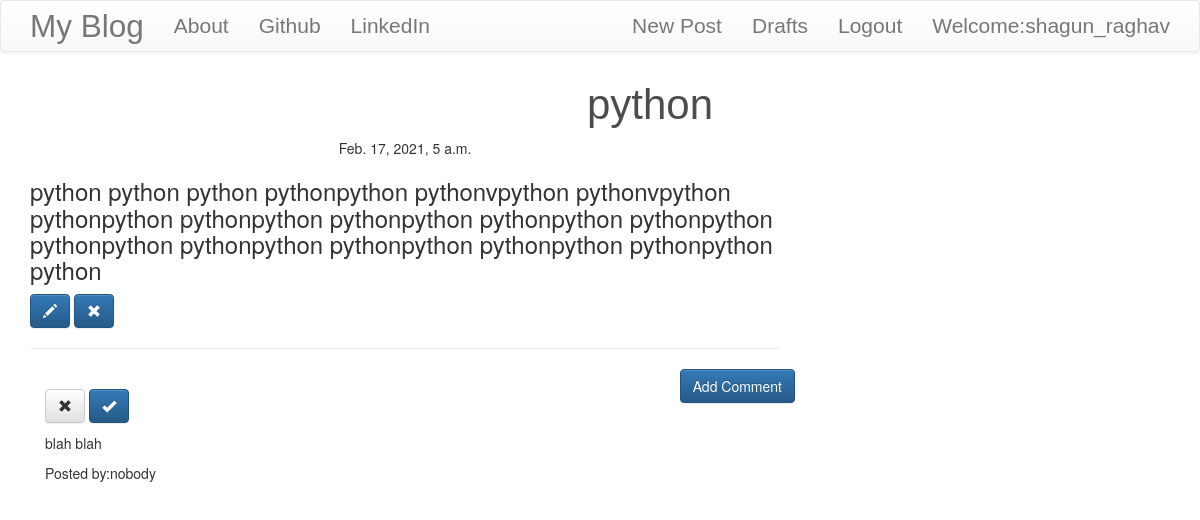
/post/2 (signed in), run on the app's committed database.
### blog/models.py (models this page shows, shortened)
class Post(models.Model):
	author=models.ForeignKey('auth.User',on_delete=models.CASCADE)
	title=models.CharField(max_length=200)
	text=models.TextField()
	created_date=models.DateTimeField(default=timezone.now)
	published_date=models.DateTimeField(blank=True,null=True)

class Comment(models.Model):
	post=models.ForeignKey('blog.Post',related_name='comments',on_delete=models.CASCADE)
	author=models.CharField(max_length=200)
	text=models.TextField()
	created_date=models.DateTimeField(default=timezone.now)
	approve_comment=models.BooleanField(default=False)

### blog/views.py (the view)
# urls.py: path('post/<int:pk>',views.PostDetailView.as_view(),name='post_detail'),
class PostDetailView(DetailView):
	model=Post

### blog/templates/blog/post_detail.html (shortened to what this page needs)
{% extends 'blog/base.html' %}
{% block content%}
<h1 class="posttitle loader">{{post.title}}</h1>
{% if post.published_date %}
	<div class="date postdate">
		{{ post.published_date}}
	</div>
{% else %}
<a class="btn btn-default " href='{% url "post_publish" pk=post.pk %}'>Publish</a>
{% endif %}
<p class="postcontent">{{post.text|safe|linebreaksbr}}</p>
{% if user.is_authenticated %}
<a href="{% url 'post_edit' pk=post.pk %}" class="btn btn-primary">
	<span class="glyphicon glyphicon-pencil"></span>
</a>
<a href="{% url 'post_remove' pk=post.pk %}" class="btn btn-primary">
	<span class="glyphicon glyphicon-remove"></span>
</a>
{% endif %}
<hr>
<a href="{% url 'add_comment_to_post' pk=post.pk %}" class="btn btn-primary btn-comment">Add Comment</a>
<div class="container">
	{% for comment in post.comments.all %}
<br>
{% if user.is_authenticated or comment.approved_comment %}
	{% if not comment.approved_comment %}
		<a href="{% url 'comment_remove' pk=comment.pk %}" class="btn btn-default">
	<span class="glyphicon glyphicon-remove"></span>
		</a>
		<a href="{% url 'comment_approve' pk=comment.pk %}" class="btn btn-primary">
	<span class="glyphicon glyphicon-ok"></span>
		</a>
	{% endif %}
<p>{{comment.text|safe|linebreaks}}</p>
<p>Posted by:{{comment.author}}</p>
{% endif %}
{% empty %}
<p>No Comments</p>
{% endfor%}
</div>
{% endblock %}

### blog/templates/blog/base.html (shortened to what this page needs)
<!DOCTYPE html>
{% load static %}
<html>
<head>
<link rel="stylesheet" href="https://maxcdn.bootstrapcdn.com/bootstrap/3.3.7/css/bootstrap.min.css">
<link rel="stylesheet" href="https://maxcdn.bootstrapcdn.com/bootstrap/3.3.7/css/bootstrap-theme.min.css">
<link rel="stylesheet" href="//cdn.jsdelivr.net/npm/medium-editor@latest/dist/css/medium-editor.min.css" type="text/css" media="screen" charset="utf-8">
<link rel="stylesheet" type="text/css" href="{% static 'css/blog.css'%}">
</head>
<body class="loader">
<nav class="navbar navbar-default techfont custom-navbar">
	<div class="container">
		<ul class="nav navbar-nav">
		<li><a href="{% url 'post_list'%}" class="navbar-brand bigbrand">My Blog</a></li>
		<li><a href="{% url 'about'%}">About</a></li>
		<li><a href="https://github.com/">Github</a></li>
		<li><a href="https://in.linkedin.com/">LinkedIn</a></li>
	</ul>
	<ul class="nav navbar-nav navbar-right">
		{% if user.is_authenticated %}
			<li>
				<a href="{% url 'post_new' %}">New Post</a>
			</li>
			<li>
				<a href="{% url 'post_draft_list' %}">Drafts</a>
			</li>
			<li>
				<a href="{% url 'logout' %}">Logout</a>
			</li>
			<li>
				<a >Welcome:{{user.username}}</a>
			</li>
			{% else %}
			<li><a href="{% url 'login'%}" class="nav navbar-right">
				<spna class='glyphicon glyphicon-user'>	</a></li>
		{% endif %}
	</ul>
	</div>
		</nav>
<div class='content container'>
	<div class="row">
		<div class="col-md-8">
			<div class="blog_posts">
				{% block content%}
				{% endblock %}
			</div>
		</div>
	</div>
</div>
</body>
</html>

### blog/static/css/blog.css (style rules this page uses)
h1 { font-family: Oak,sans-serif; color: rgba(0,0,0,0.7); position:relative; top:calc(50% - 80px); left:calc(50% - 130px); }
.techfont { font-family: 'Russo One',sans-serif; font-size: 1.5em; margin-bottom: 10px; }
.bigbrand { font-size: 1.5em; }
.postdate { text-align: center; }
.posttitle { font-family: 'Russo One',sans-serif; font-size: 3em; text-align: center; }
.postcontent { font-family: 'Montserrat'; font-size: 1.5em; }
.btn-comment { position: absolute; right: 0px; }
.loader { filter:hue-rotate(0deg); color:linear-gradient(45deg,#0f8,#08f); animation:hue 10000ms infinite linear; }

### data on the page
Post: title "python", published_date "Feb. 17, 2021, 5 a.m.", text "python python python pythonpython pythonvpython pythonvpython pythonpython pythonpython pythonpython pythonpython pythonpython pythonpython pythonpython pythonpython pythonpython pythonpython python"
Comment: text "blah blah", author "nobody"

### other printed values
{{ user.username }} "shagun_raghav"
